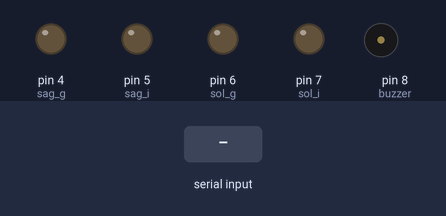
A sketch run on a simulated Arduino Uno, built with avr-gcc and run on an emulated ATmega328P. On the bench: output pins drawn as LEDs (lit = HIGH), buzzer (waves = sounding, pin HIGH). Inputs (shaded band) come from the test bench.

Above: at 1.2 s.
1.3 s: "F" received over the second serial link
At 2.2 s:
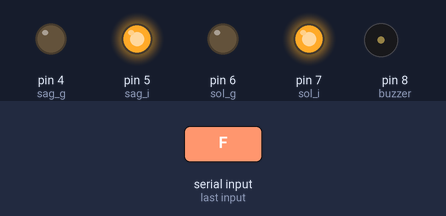
2.8 s: "B" received over the second serial link
At 3.3 s:
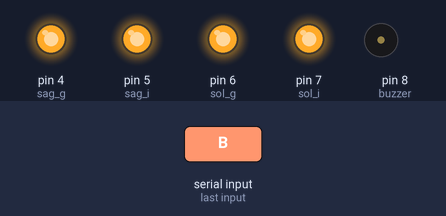
4.3 s: "V" received over the second serial link
At 5.5 s:
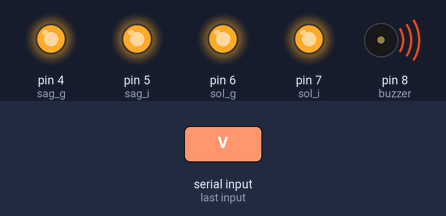
5.8 s: "S" received over the second serial link
At 6.8 s:
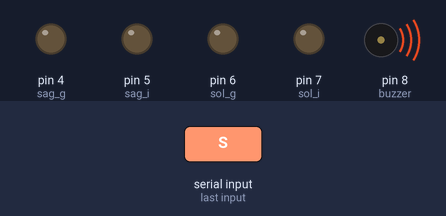
7.3 s: "L" received over the second serial link
At 7.9 s:
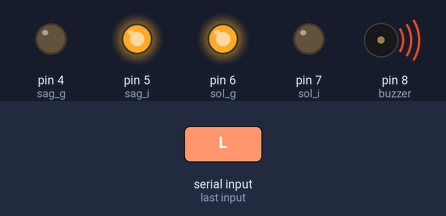
8.8 s: "v" received over the second serial link
At 9.1 s:
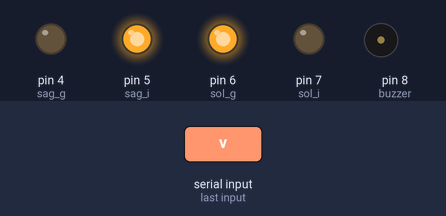
Timing chart, 0 to 11.3 s (numbered marks = the images above; inputs shaded):
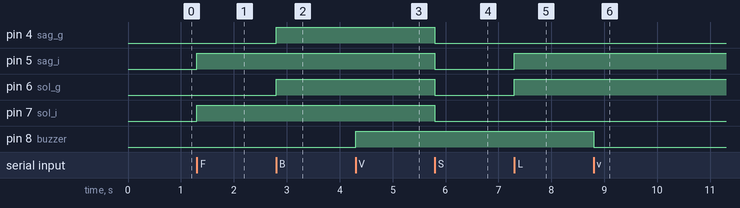

Measured:
- after the input at 1.3 s, pin 5 (sag_i), pin 7 (sol_i): LOW → HIGH at once
- after the input at 2.8 s, pin 4 (sag_g), pin 6 (sol_g): LOW → HIGH at once
- after the input at 4.3 s, pin 8 (buzzer): LOW → HIGH at once
- after the input at 5.8 s, pin 4 (sag_g), pin 5 (sag_i), pin 6 (sol_g), pin 7 (sol_i): HIGH → LOW at once
- after the input at 7.3 s, pin 5 (sag_i), pin 6 (sol_g): LOW → HIGH at once
- after the input at 8.8 s, pin 8 (buzzer): HIGH → LOW at once

The sketch:

bluetoothrobot.ino
```cpp
#include <SoftwareSerial.h>
SoftwareSerial BT(10, 11);
char dataIn = 'S'; // Durma fonksiyonu için karakter
const int sag_i = 5; // motor sürücü pinleri tanımlandı
const int sag_g = 4;
const int sol_i = 7;
const int sol_g = 6;
const int buzzer = 8;
char determinant; //Program döngüsü için karakter
char det; //Program döngüsü için karakter

void setup()
{
  BT.begin(9600); //HC-07 bluetooth modülü için btu 9600
  pinMode(sol_i, OUTPUT);
  pinMode(sol_g, OUTPUT);
  pinMode(sag_i, OUTPUT);
  pinMode(sag_g, OUTPUT);
  pinMode(buzzer, OUTPUT);
}

void loop()
{
  det = check();
  while (det == 'F') //Telefondaki programda atanmış olan ileri sürüş butonunun harf eşdeğeri
  {
    digitalWrite(sol_i, HIGH);
    digitalWrite(sag_i, HIGH);
    det = check();
  }
  while (det == 'B') //Telefondaki programda atanmış olan geri sürüş butonunun harf eşdeğeri
  {
    digitalWrite(sol_g, HIGH);
    digitalWrite(sag_g, HIGH);
    det = check();
  }

  while (det == 'L') //Telefondaki programda atanmış olan sola dönüş butonunun harf eşdeğeri
  {
    digitalWrite(sol_g, HIGH);
    digitalWrite(sag_i, HIGH);
    det = check();
  }
  while (det == 'R') //Telefondaki programda atanmış olan sağa butonunun harf eşdeğeri
  {
    digitalWrite(sag_g, HIGH);
    digitalWrite(sol_i, HIGH);
    det = check();
  }
  while (det == 'V') //Telefondaki programda atanmış olan KORNA butonunun harf eşdeğeri
  {
    digitalWrite(buzzer, HIGH);

    det = check();
  }
  while (det == 'v') //Telefondaki programda atanmış olan KORNA butonunun harf eşdeğeri
  {
    digitalWrite(buzzer, LOW);
    det = check();
  }

  while (det == 'S') //Telefondaki programda atanmış olan durma fonksiyonun harf eşdeğeri
  {
    digitalWrite(sag_i, LOW);
    digitalWrite(sag_g, LOW);
    digitalWrite(sol_i, LOW);
    digitalWrite(sol_g, LOW);
    det = check();
  }

}
int check()
{
  if (BT.available() > 0) //Serial portun kontrollü
  {
    dataIn = BT.read(); //Telefondan gelen verilerin kontrollü
    if (dataIn == 'F')
    {
      determinant = 'F';
    }
    else if (dataIn == 'B')
    {
      determinant = 'B';
    }
    else if (dataIn == 'L')
    {
      determinant = 'L';
    }
    else if (dataIn == 'R')
    {
      determinant = 'R';
    }
    else if (dataIn == 'V')
    {
      determinant = 'V';
    }
    else if (dataIn == 'v')
    {
      determinant = 'v';
    }

    else if (dataIn == 'S')
    {
      determinant = 'S';
    }

  }
  return determinant;
}
```
